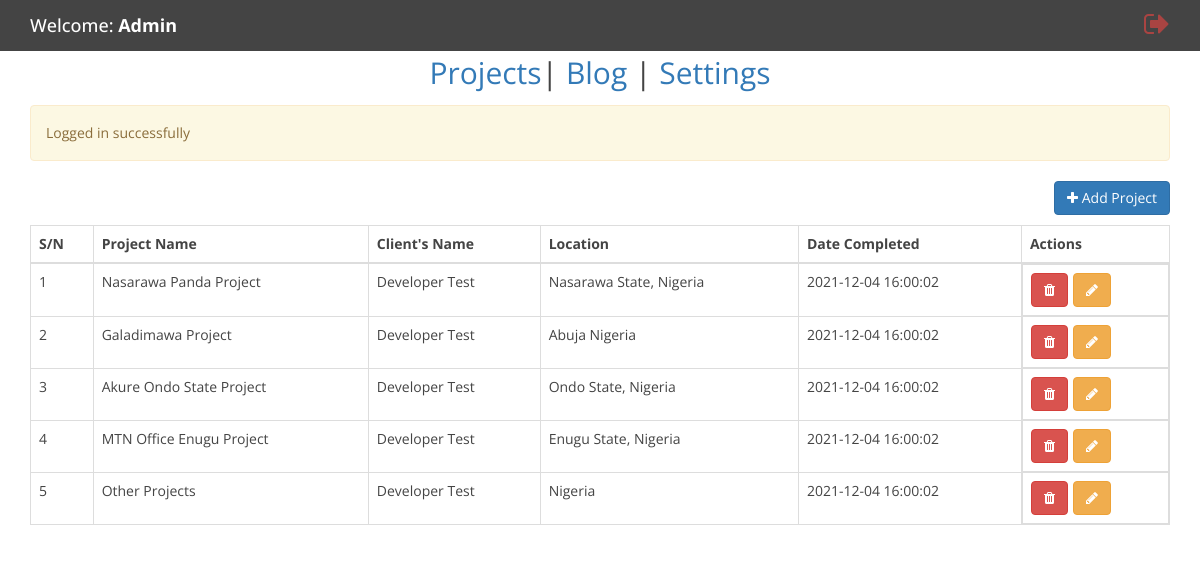
Page /administrator/index.php (signed in) on the committed database.
### tables this page shows
CREATE TABLE `projects` (
  `id` int(11) UNSIGNED NOT NULL,
  `slug` varchar(500) DEFAULT NULL,
  `projectname` varchar(250) DEFAULT NULL,
  `clientname` varchar(500) DEFAULT NULL,
  `tags` varchar(11) DEFAULT NULL,
  `value` varchar(500) DEFAULT NULL,
  `year_comp` timestamp NULL DEFAULT NULL,
  `year_start` timestamp NULL DEFAULT NULL,
  `area` varchar(500) DEFAULT NULL,
  `architect` varchar(500) DEFAULT NULL,
  `location` varchar(500) DEFAULT NULL,
  `investor_web` varchar(500) DEFAULT NULL,
  `summary` text DEFAULT NULL,
  `details_file` varchar(500) DEFAULT NULL,
  `owner_review` varchar(500) DEFAULT NULL,
  `owner_rate` int(11) DEFAULT NULL,
  `cover` varchar(500) DEFAULT NULL,
  `thumbs` int(11) DEFAULT NULL,
  `date_posted` timestamp NULL DEFAULT NULL
);

### core/func.basic.php (called while the page is built, shortened)
<?php
function connectDb() {
  global $db_user,$db_host,$db_pass, $database;
  $conn = mysqli_connect($db_host,$db_user,$db_pass,$database);
  return $conn;
}
function selectQuery($query, $options=null) {
  $result = mysqli_query(connectDb(), $query);
  if(!$options) {
      return $result;
  }
}

### administrator/index.php (the view, shortened to what this page needs)
<?php require_once "../includes/styles.php" ?>
    <link rel="stylesheet" href="./theme.css">
<section class="top_bar" style="padding: 10px 30px;background-color: #444;color: white;margin-bottom: 10px">
    <div class="" style="display: flex;align-items: center;justify-content: space-between">
        <h4>Welcome: <strong>Admin</strong></h4>
        <a href="logout.php"><i class="fa fa-2x text-danger fa-sign-out"></i></a>
    </div>
</section>
<div class="container navigation text-center" style="font-size: 30px">
    <a class="active" href="index.php">Projects</a>|
    <a href="blogs.php">Blog</a> |
    <a href="settings.php">Settings</a>
</div>
<section style="margin-top: 20px">
    <div class="container">
        <?php if(isset($_SESSION['alert'])) { ?>
            <div class="alert alert-warning">
                <div class="alert-message"><?php echo $_SESSION['alert']; ?></div>
            </div>
            <?php unset($_SESSION['alert']);} ?>
        <div style="display: flex;justify-content: right;align-items: center">
            <a href="new-project.php" class="btn btn-primary" style="margin-bottom: 10px"><i class="fa fa-plus"></i> Add Project</a>
        </div>
        <table class="table table-responsive table-bordered">
            <thead>
            <tr>
                <th>S/N</th>
                <th>Project Name</th>
                <th>Client's Name</th>
                <th>Location</th>
                <th>Date Completed</th>
                <th>Actions</th>
            </tr>
            </thead>
            <tbody>
            <?php
            $query = selectQuery("SELECT * FROM projects");
            if(mysqli_num_rows($query) > 0) {
                $count = 0;
                while($row=mysqli_fetch_assoc($query)) {
                    $count += 1;
                    echo "<tr>";
                    echo "<td>".$count."</td>";
                    echo "<td>".$row['projectname']."</td>";
                    echo "<td>".$row['clientname']."</td>";
                    echo "<td>".$row['location']."</td>";
                    echo "<td>".$row['year_comp']."</td>";
                    echo "<td style='display: flex;gap: 5px'>";
                    echo "<a onclick='window.confirm(`Are you sure?`)' href='index.php?delete=".$row['slug']."' class='btn btn-danger'><i class='fa fa-trash'></i></a>";
                    echo "<a onclick='window.confirm(`Are you sure?`)' href='new-project.php?edit=".$row['slug']."' class='btn btn-warning'><i class='fa fa-pencil'></i></a>";
                    echo "</td>";
                    echo "</tr>";
                }
            } else {
                echo "<tr><p>No Projects Yet.</p></tr>";
            }
            ?>
            </tbody>
        </table>
    </div>
</section>
<?php require_once "../includes/scripts.php" ?>

### rows in the picture
projects: projectname "Nasarawa Panda Project", clientname "Developer Test", location "Nasarawa State, Nigeria", year_comp "2021-12-04 16:00:02"
projects: projectname "Galadimawa Project", clientname "Developer Test", location "Abuja Nigeria", year_comp "2021-12-04 16:00:02"
projects: projectname "Akure Ondo State Project", clientname "Developer Test", location "Ondo State, Nigeria", year_comp "2021-12-04 16:00:02"
projects: projectname "MTN Office Enugu Project", clientname "Developer Test", location "Enugu State, Nigeria", year_comp "2021-12-04 16:00:02"
projects: projectname "Other Projects", clientname "Developer Test", location "Nigeria", year_comp "2021-12-04 16:00:02"

### other values in the picture
$_SESSION['alert'] "Logged in successfully"
